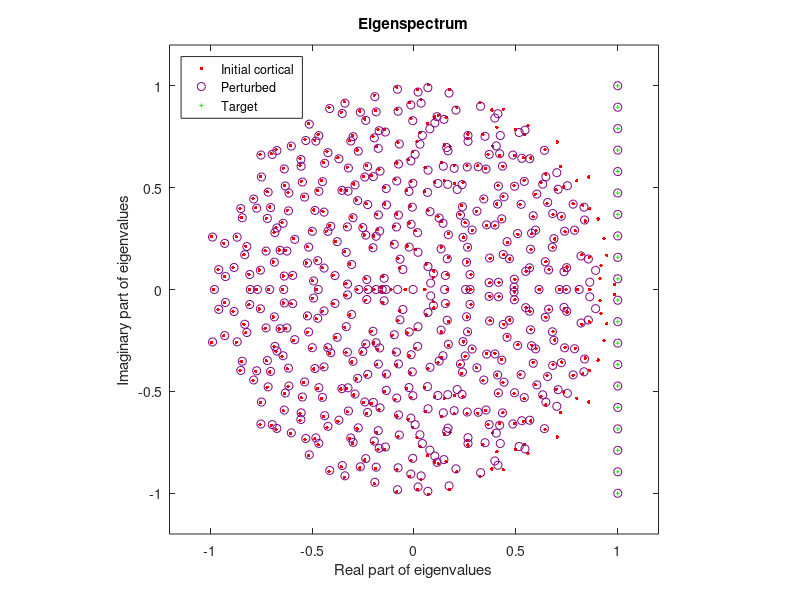
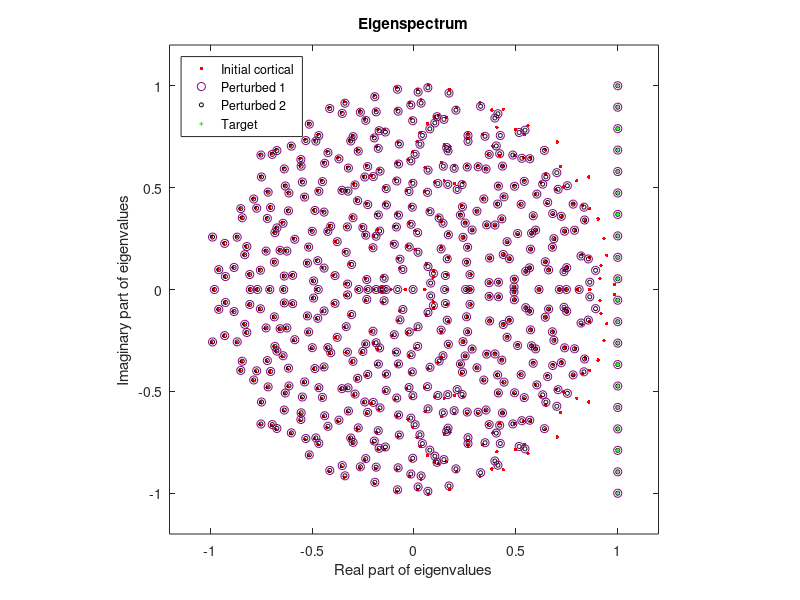

Reproduce these figures in MATLAB, in order.
% Little script illustrating eigenvalue control (related to Fig. 1e, Fig. S2,
% and the 'half-random' results for the correlations between eigenvectors
% in Fig. S2 and Fig. 2).

%%%%%%%%%%%%%%%%%%%%%%%%%%%%%%%%%%%%%%%%%%%%%%%%%%%%%%%%%%%%%%%%
%%%%%%%%% Creating the cortico-cortical weight matrix %%%%%%%%%%
%%%%%%%%%%%%%%%%%%%%%%%%%%%%%%%%%%%%%%%%%%%%%%%%%%%%%%%%%%%%%%%%

% Setting the seed
s=1;
rng(s);

% Size of the network
N = 500;

% Original matrix, and its right eigenvectors and eigenvalues
M = randn(N, N)/sqrt(N);    
[R, D] = eig(M); % R: original right eigenvectors
E = diag(D);   % E: original eigenvalues
L=inv(R);

%%%%%%%%%%%%%%%%%%%%%%%%%%%%%%%%%%%%%%%%%%%%%%%%%%%%%%%%%%%%%%%%
%%%%%%%%%%%%%%%%%%%%% Reproducing Fig. 1e %%%%%%%%%%%%%%%%%%%%%%
%%%%%%%%%%%%%%%%%%%%%%%%%%%%%%%%%%%%%%%%%%%%%%%%%%%%%%%%%%%%%%%%

% Number of controlled eigenvalues
n = 20;
% Position of the new desired eigenvalues
Ei = 1 + 1*1i*linspace(-1, 1, n);

%%%%%%% Creating a half-random rank-one perturbation u*v.' to impose the
%%%%%%% desired eigenvalues

% Creating the matrix P (from Eqs. 2 and 10)
P = zeros(n, N);
for j=1:n
    P(j, :) = 1./(Ei(j) - E);
end

% Create the vector d from Eq. 12, which fixes all of the eigenvalues
d = pinv(P)*ones(n, 1);

% Choosing a random u
u=randn(N,1);

% Computing the corresponding vector v by using Eq. 2 (see also Eq. 12)
a=L*u;
b=(d./a);
ad_vT=(b.')*L;


%%%%%%% Computing the spectrum of the new matrix
Mp = M + u*ad_vT;
[Rp, Dp] = eig(Mp);
Ep = diag(Dp);

%%%%%%% Ploting
figure(1)
plot(real(E), imag(E), 'r.','MarkerSize',8);   % plot old eigenvalues
hold on;
plot(real(Ep), imag(Ep), 'o','Color', [0.5,0,0.5],'MarkerSize',6); % plot new eigenvalues
plot(real(Ei), imag(Ei), 'g+','MarkerSize',3); % plot desired eigenvalues
hold off;
xlim([-1.2,1.2])
ylim([-1.2,1.2])
axis equal
xlabel('Real part of eigenvalues')
ylabel('Imaginary part of eigenvalues')
title('Eigenspectrum')
legend({'Initial cortical','Perturbed','Target'},'Location','northwest')




%%%%%%%%%%%%%%%%%%%%%%%%%%%%%%%%%%%%%%%%%%%%%%%%%%%%%%%%%%%%%%%%
%%%%% Showing that it is equally possible to control u or v %%%%
%%%%%%%%%%%%%%%%%%%%%%%%%%%%%%%%%%%%%%%%%%%%%%%%%%%%%%%%%%%%%%%%

% As long as d is fixed, this fixes the whole eigenspectrum, and
% it is always possible to fix d by using an arbitrary u  - or an
% arbitrary v - and adjusting the other vector of the loop
% correspondingly.

% We keep the same d as before, but choose a random v and will
% adapt u accordingly.

new_vT=randn(1,N);

% Computing the corresponding vector u (see Eq. 12: a=L*u ; b=(v.')*R )
b=new_vT*R;
a = d./(b.'); 

ad_u = R*a;

%%%%%%% Computing the spectrum of the new matrix
Mp2 = M + ad_u*new_vT;
[Rp2, Dp2] = eig(Mp2);
Ep2 = diag(Dp2);

% Show that the matrices Mp and Mp2 are different
%max(abs(Mp(:)-Mp2(:)))./mean(abs(Mp(:)))
% 16.4308 -> the matrices are different

%%%%%%% Ploting
figure(2)
plot(real(E), imag(E), 'r.','MarkerSize',8);   % plot old eigenvalues
hold on;
plot(real(Ep), imag(Ep), 'o','Color', [0.5,0,0.5],'MarkerSize',6); % plot new eigenvalues of Mp
plot(real(Ep2), imag(Ep2), 'o','Color', [0,0,0],'MarkerSize',3); % plot new eigenvalues of Mp2
plot(real(Ei), imag(Ei), 'g+','MarkerSize',3); % plot desired eigenvalues
hold off;
xlim([-1.2,1.2])
ylim([-1.2,1.2])
axis equal
xlabel('Real part of eigenvalues')
ylabel('Imaginary part of eigenvalues')
title('Eigenspectrum')
legend({'Initial cortical','Perturbed 1','Perturbed 2','Target'},'Location','northwest')
